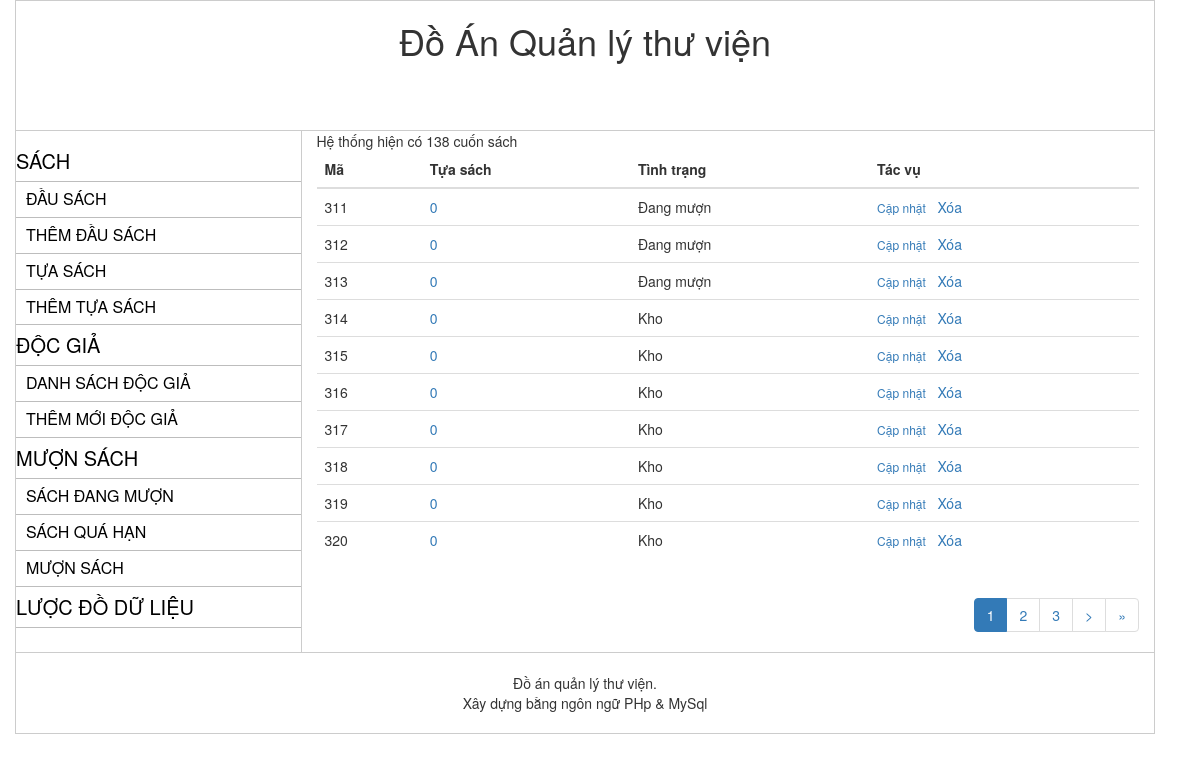
/index.php?act=list_sach, run on the app's committed database.
### tables this page shows
CREATE TABLE `cuonsach` (
  `isbn` int(11) DEFAULT NULL,
  `ma_cuonsach` int(11) NOT NULL,
  `tinhtrang` int(255) NOT NULL
);

### inc/class_books.php (called while the page is built, shortened)
<?php
Class CuonSach{
	public static function list_books($select_all = 0, $posts_per_age = 10, $current_page = 1) {
		global $conn;
		if($select_all){
			$sql ="SELECT * FROM cuonsach";
			$result = $conn->query($sql);
			if ($result && $result->num_rows > 0) {
				return $result;
			}
			return 0;
		} else {
			$offset = $posts_per_age * ($current_page - 1);
			$sql ="SELECT * FROM cuonsach LIMIT {$posts_per_age} OFFSET {$offset}";
			$result = $conn->query($sql);
			if ($result && $result->num_rows > 0) {
				return $result;
			}
			return 0;
		}
	}
}

### inc/class_dau_sach.php (called while the page is built, shortened)
<?php
Class DauSach{
	protected $conn;
	static $instance;
	function __construct() {
		global $conn;
		$this->conn 	= $conn;
		$this->table 	= 'dausach';
	}
	static function getInstance(){
        if(self::$instance !== null){
            return self::$instance;
        }
        self::$instance = new DauSach();
        return self::$instance;
    }
	function getMaTuaSachByISBN($isbn){
		$sql 	= "SELECT ma_tuasach FROM $this->table WHERE isbn = {$isbn}";
		$result = $this->conn->query($sql);
		return 0;
	}
	function getTuaSachByISBN($isbn){
		$ma_tuasach = $this->getMaTuaSachByISBN($isbn);
		$tuasach 	=  TuaSach::getInstance();
		return $tuasach->getTitleTuaSach($ma_tuasach);
	}
}

### inc/class_tua_sach.php (called while the page is built, shortened)
<?php
Class TuaSach{
	protected $conn;
	protected $table;
	static $instance;
	function __construct(){
		global $conn;
		$this->conn = $conn;
		$this->table = 'tuasach';
	}
	static function getInstance(){
        if(self::$instance !== null){
            return self::$instance;
        }
        self::$instance = new TuaSach();
        return self::$instance;
    }
	function getTitleTuaSach($ma_tuasach){
		$result = $this->kiemTraTuaSachTonTai($ma_tuasach);
		return 0;
	}
	function kiemTraTuaSachTonTai($ma_tuasach){
		$sql ="SELECT * FROM {$this->table} WHERE ma_tuasach = {$ma_tuasach} ";
		$result = $this->conn->query($sql);
		return 0;
	}
}

### module/list_sach.php (the view, shortened to what this page needs)
<?php
$total = CuonSach::list_books($select_all = 1);
if( !empty($total) ){
	$url = 'index.php?act=list_sach&';
	$total_record = $total->num_rows;
    $current_page = isset($_GET['page']) ? $_GET['page'] : 1;
    $posts_per_page = 10;
    $max_page = ceil($total_record/$posts_per_page);
	$result = CuonSach::list_books($select_all = 0, $posts_per_page, $current_page );
    echo "Hệ thống hiện có {$total_record} cuốn sách";
	echo '<table class="table ">';
	echo '<thead><tr><th> Mã</th> <th> Tựa sách </th><th> Tình trạng </td> <th> Tác vụ </th> </tr></thead>';
	echo ' <tbody>';
	while( $row = $result->fetch_assoc() ) {
		$isbn 		= $row['isbn'];
		$tinhtrang 	= ($row['tinhtrang'] == 1)  ?  'Kho' :'Đang mượn';
		echo '<tr>';
        echo "<td> " . $row["ma_cuonsach"]. " </td><td> <a class='' href= 'index.php?act=chi_tiet_sach&id=".$row["ma_cuonsach"]."'> " . limit_string( getTuaSachByISBN($isbn),30). "</a> </td><td>". $tinhtrang. "</td>";
        echo "<td><a  class='action'  href='index.php?act=frm_insert_book&id=".$row["ma_cuonsach"]."'>Cập nhật</a> &nbsp; <a href='{$url}page={$current_page}&del={$row["ma_cuonsach"]}' onclick ='return remove_tua_sach()'> Xóa</a>  ";
        echo '</tr>';
    }
    echo '</tbody>';
    echo '</table>';
    echo paginate( $posts_per_page, $current_page, $total_record,  $max_page, $url = 'index.php?act=list_sach');
}

### style.css (style rules this page uses)
body, ul, li, div, ol, td, span, p ,label, form,h1,h2,h3,h4,h5,h6 { margin: 0; padding: 0; }
a.action { font-size: 12px; }

### data on the page
cuonsach: ma_cuonsach "311", isbn "0", tinhtrang "Đang mượn"
cuonsach: ma_cuonsach "312", isbn "0", tinhtrang "Đang mượn"
cuonsach: ma_cuonsach "313", isbn "0", tinhtrang "Đang mượn"
cuonsach: ma_cuonsach "314", isbn "0", tinhtrang "Kho"
cuonsach: ma_cuonsach "315", isbn "0", tinhtrang "Kho"
cuonsach: ma_cuonsach "316", isbn "0", tinhtrang "Kho"
cuonsach: ma_cuonsach "317", isbn "0", tinhtrang "Kho"
cuonsach: ma_cuonsach "318", isbn "0", tinhtrang "Kho"
cuonsach: ma_cuonsach "319", isbn "0", tinhtrang "Kho"
cuonsach: ma_cuonsach "320", isbn "0", tinhtrang "Kho"

### other printed values
$total_record "138"
$current_page "1"
